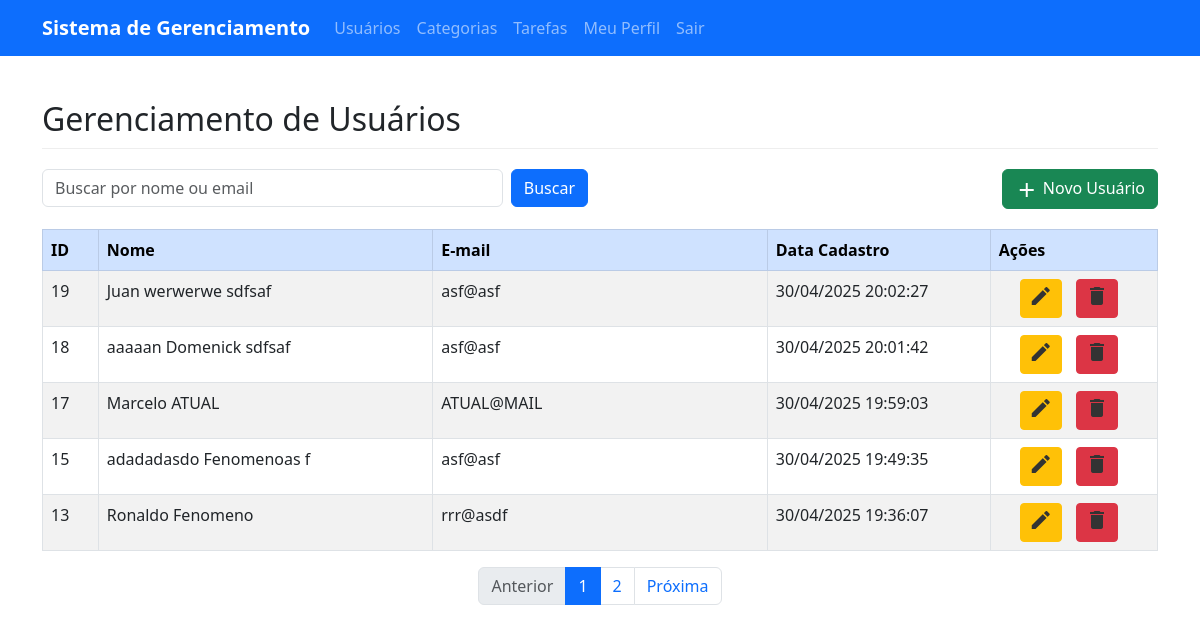
Page /listausuarios.php (signed in) on the committed database.
### tables this page shows
CREATE TABLE `tbusuarios` (
  `id` int(11) NOT NULL AUTO_INCREMENT,
  `nome` varchar(200) NOT NULL,
  `email` varchar(200) NOT NULL,
  `senha` varchar(20) NOT NULL,
  `datacadastro` datetime DEFAULT current_timestamp(),
  `status` int(11) DEFAULT 1,
  `tipo` varchar(20) NOT NULL DEFAULT 'Comum',
  PRIMARY KEY (`id`)
);

### listausuarios.php (the view, shortened to what this page needs)
<?php
require_once("includes/topo.php");
if(isset($_SESSION['tipoUsuario']) && $_SESSION['tipoUsuario']=="Administrador"){
    require_once("banco/conexao.php");
    try {
        $registrosPorPagina = 5;
        $paginaAtual = isset($_GET['pagina']) ? (int)$_GET['pagina'] : 1;
        $offset = ($paginaAtual - 1) * $registrosPorPagina;
        $termoBusca = isset($_GET['busca']) ? $_GET['busca'] : '';
        $condicaoBusca = '';
        $sqlCount = "SELECT COUNT(*) as total FROM tbusuarios" . $condicaoBusca;
        $stmtCount = $conn->prepare($sqlCount);
        $stmtCount->execute();
        $totalRegistros = $stmtCount->fetch(PDO::FETCH_ASSOC)['total'];
        $totalPaginas = ceil($totalRegistros / $registrosPorPagina);
        $sql = "SELECT id, nome, email,
                DATE_FORMAT(datacadastro, '%d/%m/%Y %H:%i:%s') as datacadastro
                FROM tbusuarios" . $condicaoBusca . "
                ORDER BY datacadastro DESC
                LIMIT :offset, :limit";
        $select = $conn->prepare($sql);
        $select->bindParam(':offset', $offset, PDO::PARAM_INT);
        $select->bindParam(':limit', $registrosPorPagina, PDO::PARAM_INT);
        $select->execute();
        $usuarios = $select->fetchAll(PDO::FETCH_ASSOC);
        $titulo = "Gerenciamento de Usuários";
    } catch(PDOException $e) {
        echo "<div class='alert alert-danger'>Erro: " . $e->getMessage() . "</div>";
    }
?>
<div class="row">
    <div class="col-md-12">
        <h2 class="page-header"><?php echo $titulo; ?></h2>
        <div class="row search-container">
            <div class="col-md-6">
                <form method="GET" action="listausuarios.php" class="d-flex">
                    <input type="text" name="busca" class="form-control me-2" placeholder="Buscar por nome ou email" value="<?php echo htmlspecialchars($termoBusca); ?>">
                    <button type="submit" class="btn btn-primary">Buscar</button>
                </form>
            </div>
            <div class="col-md-6 text-end">
                <a href="cadastrousuario.php" class="btn btn-success">
                    <i class="material-icons align-middle">add</i> Novo Usuário
                </a>
            </div>
        </div>
        <?php if (count($usuarios) > 0): ?>
            <div class="table-responsive">
                <table class="table table-striped table-hover table-bordered">
                    <thead class="table-primary">
                        <tr>
                            <th width="5%">ID</th>
                            <th width="30%">Nome</th>
                            <th width="30%">E-mail</th>
                            <th width="20%">Data Cadastro</th>
                            <th width="15%">Ações</th>
                        </tr>
                    </thead>
                    <tbody>
                        <?php foreach ($usuarios as $usuario): ?>
                            <tr>
                                <td><?php echo $usuario['id']; ?></td>
                                <td><?php echo htmlspecialchars($usuario['nome']); ?></td>
                                <td><?php echo htmlspecialchars($usuario['email']); ?></td>
                                <td><?php echo $usuario['datacadastro']; ?></td>
                                <td class="action-icons text-center">
                                    <a href="editarusuario.php?id=<?php echo $usuario['id']; ?>" class="btn btn-sm btn-warning">
                                        <i class="material-icons">edit</i>
                                    </a>
                                    <a href="javascript:void(0)" onclick="confirmarExclusao(<?php echo $usuario['id']; ?>)" class="btn btn-sm btn-danger">
                                        <i class="material-icons">delete</i>
                                    </a>
                                </td>
                            </tr>
                        <?php endforeach; ?>
                    </tbody>
                </table>
            </div>
            <nav aria-label="Navegação de página">
                <ul class="pagination justify-content-center">
                    <?php if ($paginaAtual > 1): ?>
                        <li class="page-item">
                            <a class="page-link" href="?pagina=<?php echo $paginaAtual - 1; ?><?php echo !empty($termoBusca) ? '&busca=' . urlencode($termoBusca) : ''; ?>">Anterior</a>
                        </li>
                    <?php else: ?>
                        <li class="page-item disabled">
                            <a class="page-link" href="#">Anterior</a>
                        </li>
                    <?php endif; ?>
                    <?php for ($i = 1; $i <= $totalPaginas; $i++): ?>
                        <li class="page-item <?php echo $i == $paginaAtual ? 'active' : ''; ?>">
                            <a class="page-link" href="?pagina=<?php echo $i; ?><?php echo !empty($termoBusca) ? '&busca=' . urlencode($termoBusca) : ''; ?>"><?php echo $i; ?></a>
                        </li>
                    <?php endfor; ?>
                    <?php if ($paginaAtual < $totalPaginas): ?>
                        <li class="page-item">
                            <a class="page-link" href="?pagina=<?php echo $paginaAtual + 1; ?><?php echo !empty($termoBusca) ? '&busca=' . urlencode($termoBusca) : ''; ?>">Próxima</a>
                        </li>
                    <?php else: ?>
                        <li class="page-item disabled">
                            <a class="page-link" href="#">Próxima</a>
                        </li>
                    <?php endif; ?>
                </ul>
            </nav>
        <?php else: ?>
            <div class="alert alert-info">
                Nenhum usuário encontrado.
            </div>
        <?php endif; ?>
    </div>
</div>
<?php
} else {
    echo "<div class='alert alert-danger'>Você não tem permissão para acessar este conteúdo.</div>";
}
require_once("includes/rodape.php");
?>

### includes/topo.php (style rules this page uses)
.page-header { margin: 20px 0; border-bottom: 1px solid #eee; padding-bottom: 10px; }
.action-icons a { margin-right: 10px; color: #333; text-decoration: none; }
.search-container { margin-bottom: 20px; }

### rows in the picture
tbusuarios: id "19", nome "Juan werwerwe sdfsaf", email "asf@asf", datacadastro "30/04/2025 20:02:27"
tbusuarios: id "18", nome "aaaaan Domenick sdfsaf", email "asf@asf", datacadastro "30/04/2025 20:01:42"
tbusuarios: id "17", nome "Marcelo ATUAL", email "ATUAL@MAIL", datacadastro "30/04/2025 19:59:03"
tbusuarios: id "15", nome "adadadasdo Fenomenoas f", email "asf@asf", datacadastro "30/04/2025 19:49:35"
tbusuarios: id "13", nome "Ronaldo Fenomeno", email "rrr@asdf", datacadastro "30/04/2025 19:36:07"

### other values in the picture
$titulo "Gerenciamento de Usuários"
